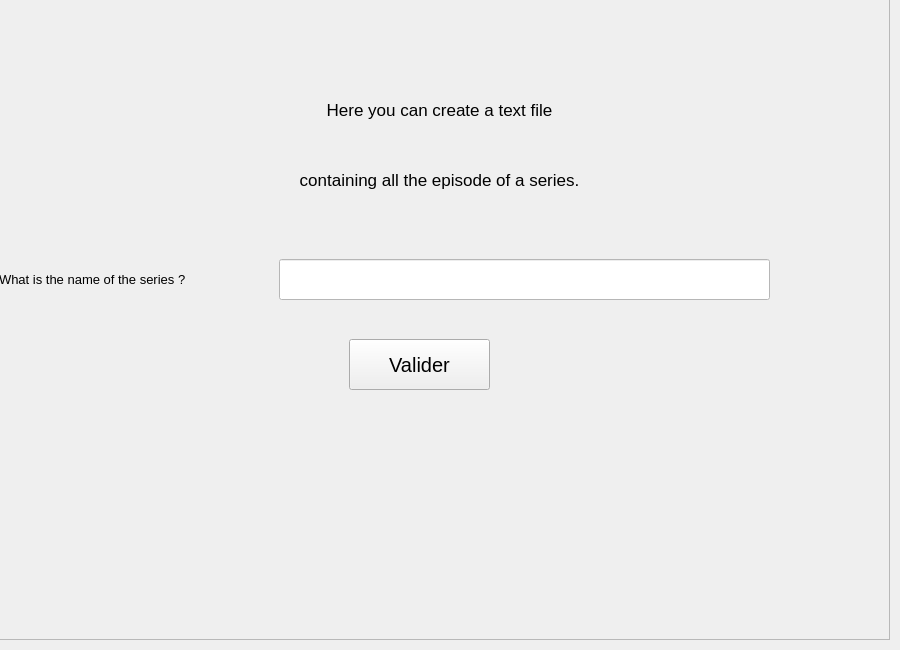
         <widget class="QWidget" name="page_file">
          <widget class="QFrame" name="frame_4">
           <property name="geometry">
            <rect>
             <x>-1</x>
             <y>-1</y>
             <width>891</width>
             <height>641</height>
            </rect>
           </property>
           <property name="frameShape">
            <enum>QFrame::StyledPanel</enum>
           </property>
           <property name="frameShadow">
            <enum>QFrame::Raised</enum>
           </property>
           <widget class="QLabel" name="label_5">
            <property name="geometry">
             <rect>
              <x>-10</x>
              <y>80</y>
              <width>901</width>
              <height>61</height>
             </rect>
            </property>
            <property name="font">
             <font>
              <family>Segoe UI</family>
              <pointsize>13</pointsize>
              <weight>50</weight>
              <bold>false</bold>
             </font>
            </property>
            <property name="text">
             <string>Here you can create a text file</string>
            </property>
            <property name="alignment">
             <set>Qt::AlignCenter</set>
            </property>
           </widget>
           <widget class="QLabel" name="label_6">
            <property name="geometry">
             <rect>
              <x>-10</x>
              <y>150</y>
              <width>901</width>
              <height>61</height>
             </rect>
            </property>
            <property name="font">
             <font>
              <family>Segoe UI</family>
              <pointsize>13</pointsize>
             </font>
            </property>
            <property name="text">
             <string>containing all the episode of a series.</string>
            </property>
            <property name="alignment">
             <set>Qt::AlignCenter</set>
            </property>
           </widget>
           <widget class="QLabel" name="label_8">
            <property name="geometry">
             <rect>
              <x>0</x>
              <y>240</y>
              <width>281</width>
              <height>81</height>
             </rect>
            </property>
            <property name="font">
             <font>
              <family>Segoe UI</family>
              <pointsize>10</pointsize>
             </font>
            </property>
            <property name="text">
             <string>What is the name of the series ?</string>
            </property>
           </widget>
           <widget class="QLineEdit" name="lineEdit_3">
            <property name="geometry">
             <rect>
              <x>280</x>
              <y>260</y>
              <width>491</width>
              <height>41</height>
             </rect>
            </property>
            <property name="styleSheet">
             <string notr="true">color: rgb(255, 255, 255);
background-color: rgb(255, 255, 255);</string>
            </property>
           </widget>
           <widget class="QPushButton" name="pushButton_5">
            <property name="geometry">
             <rect>
              <x>350</x>
              <y>340</y>
              <width>141</width>
              <height>51</height>
             </rect>
            </property>
            <property name="font">
             <font>
              <family>Segoe UI</family>
              <pointsize>15</pointsize>
             </font>
            </property>
            <property name="text">
             <string>Valider</string>
            </property>
            <property name="icon">
             <iconset>
              <normaloff>assets/icon/cil-check-alt.png</normaloff>assets/icon/cil-check-alt.png</iconset>
            </property>
            <property name="iconSize">
             <size>
              <width>200</width>
              <height>200</height>
             </size>
            </property>
           </widget>
          </widget>
         </widget>
